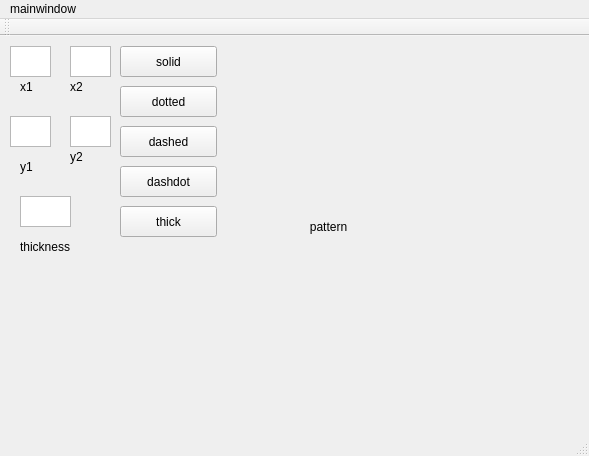
<?xml version="1.0" encoding="UTF-8"?>
<ui version="4.0">
 <class>MainWindow</class>
 <widget class="QMainWindow" name="MainWindow">
  <property name="geometry">
   <rect>
    <x>0</x>
    <y>0</y>
    <width>589</width>
    <height>456</height>
   </rect>
  </property>
  <property name="windowTitle">
   <string>MainWindow</string>
  </property>
  <widget class="QWidget" name="centralWidget">
   <widget class="QTextEdit" name="textEdit">
    <property name="geometry">
     <rect>
      <x>10</x>
      <y>10</y>
      <width>41</width>
      <height>31</height>
     </rect>
    </property>
   </widget>
   <widget class="QTextEdit" name="textEdit_2">
    <property name="geometry">
     <rect>
      <x>70</x>
      <y>10</y>
      <width>41</width>
      <height>31</height>
     </rect>
    </property>
   </widget>
   <widget class="QTextEdit" name="textEdit_3">
    <property name="geometry">
     <rect>
      <x>10</x>
      <y>80</y>
      <width>41</width>
      <height>31</height>
     </rect>
    </property>
   </widget>
   <widget class="QTextEdit" name="textEdit_4">
    <property name="geometry">
     <rect>
      <x>70</x>
      <y>80</y>
      <width>41</width>
      <height>31</height>
     </rect>
    </property>
   </widget>
   <widget class="QPlainTextEdit" name="plainTextEdit">
    <property name="geometry">
     <rect>
      <x>20</x>
      <y>160</y>
      <width>51</width>
      <height>31</height>
     </rect>
    </property>
   </widget>
   <widget class="QLabel" name="label_7">
    <property name="geometry">
     <rect>
      <x>20</x>
      <y>40</y>
      <width>21</width>
      <height>21</height>
     </rect>
    </property>
    <property name="text">
     <string>x1</string>
    </property>
   </widget>
   <widget class="QLabel" name="label_2">
    <property name="geometry">
     <rect>
      <x>70</x>
      <y>40</y>
      <width>41</width>
      <height>21</height>
     </rect>
    </property>
    <property name="text">
     <string>x2</string>
    </property>
   </widget>
   <widget class="QLabel" name="label_4">
    <property name="geometry">
     <rect>
      <x>70</x>
      <y>110</y>
      <width>31</width>
      <height>21</height>
     </rect>
    </property>
    <property name="text">
     <string>y2</string>
    </property>
   </widget>
   <widget class="QLabel" name="label_5">
    <property name="geometry">
     <rect>
      <x>20</x>
      <y>200</y>
      <width>65</width>
      <height>21</height>
     </rect>
    </property>
    <property name="text">
     <string>thickness</string>
    </property>
   </widget>
   <widget class="QPushButton" name="pushButton">
    <property name="geometry">
     <rect>
      <x>120</x>
      <y>10</y>
      <width>97</width>
      <height>31</height>
     </rect>
    </property>
    <property name="text">
     <string>solid</string>
    </property>
   </widget>
   <widget class="QPushButton" name="pushButton_2">
    <property name="geometry">
     <rect>
      <x>120</x>
      <y>50</y>
      <width>97</width>
      <height>31</height>
     </rect>
    </property>
    <property name="text">
     <string>dotted</string>
    </property>
   </widget>
   <widget class="QPushButton" name="pushButton_3">
    <property name="geometry">
     <rect>
      <x>120</x>
      <y>170</y>
      <width>97</width>
      <height>31</height>
     </rect>
    </property>
    <property name="text">
     <string>thick</string>
    </property>
   </widget>
   <widget class="QPushButton" name="pushButton_4">
    <property name="geometry">
     <rect>
      <x>120</x>
      <y>90</y>
      <width>97</width>
      <height>31</height>
     </rect>
    </property>
    <property name="text">
     <string>dashed</string>
    </property>
   </widget>
   <widget class="QPushButton" name="pushButton_5">
    <property name="geometry">
     <rect>
      <x>120</x>
      <y>130</y>
      <width>97</width>
      <height>31</height>
     </rect>
    </property>
    <property name="text">
     <string>dashdot</string>
    </property>
   </widget>
   <widget class="QLabel" name="label_6">
    <property name="geometry">
     <rect>
      <x>20</x>
      <y>120</y>
      <width>31</width>
      <height>21</height>
     </rect>
    </property>
    <property name="text">
     <string>y1</string>
    </property>
   </widget>
   <widget class="QLabel" name="label">
    <property name="geometry">
     <rect>
      <x>230</x>
      <y>0</y>
      <width>351</width>
      <height>381</height>
     </rect>
    </property>
    <property name="text">
     <string>                        pattern</string>
    </property>
   </widget>
  </widget>
  <widget class="QMenuBar" name="menuBar">
   <property name="geometry">
    <rect>
     <x>0</x>
     <y>0</y>
     <width>589</width>
     <height>27</height>
    </rect>
   </property>
   <widget class="QMenu" name="menuMyapp">
    <property name="title">
     <string>mainwindow</string>
    </property>
   </widget>
   <addaction name="menuMyapp"/>
  </widget>
  <widget class="QToolBar" name="mainToolBar">
   <attribute name="toolBarArea">
    <enum>TopToolBarArea</enum>
   </attribute>
   <attribute name="toolBarBreak">
    <bool>false</bool>
   </attribute>
  </widget>
  <widget class="QStatusBar" name="statusBar"/>
 </widget>
 <layoutdefault spacing="6" margin="11"/>
 <resources/>
 <connections/>
</ui>
